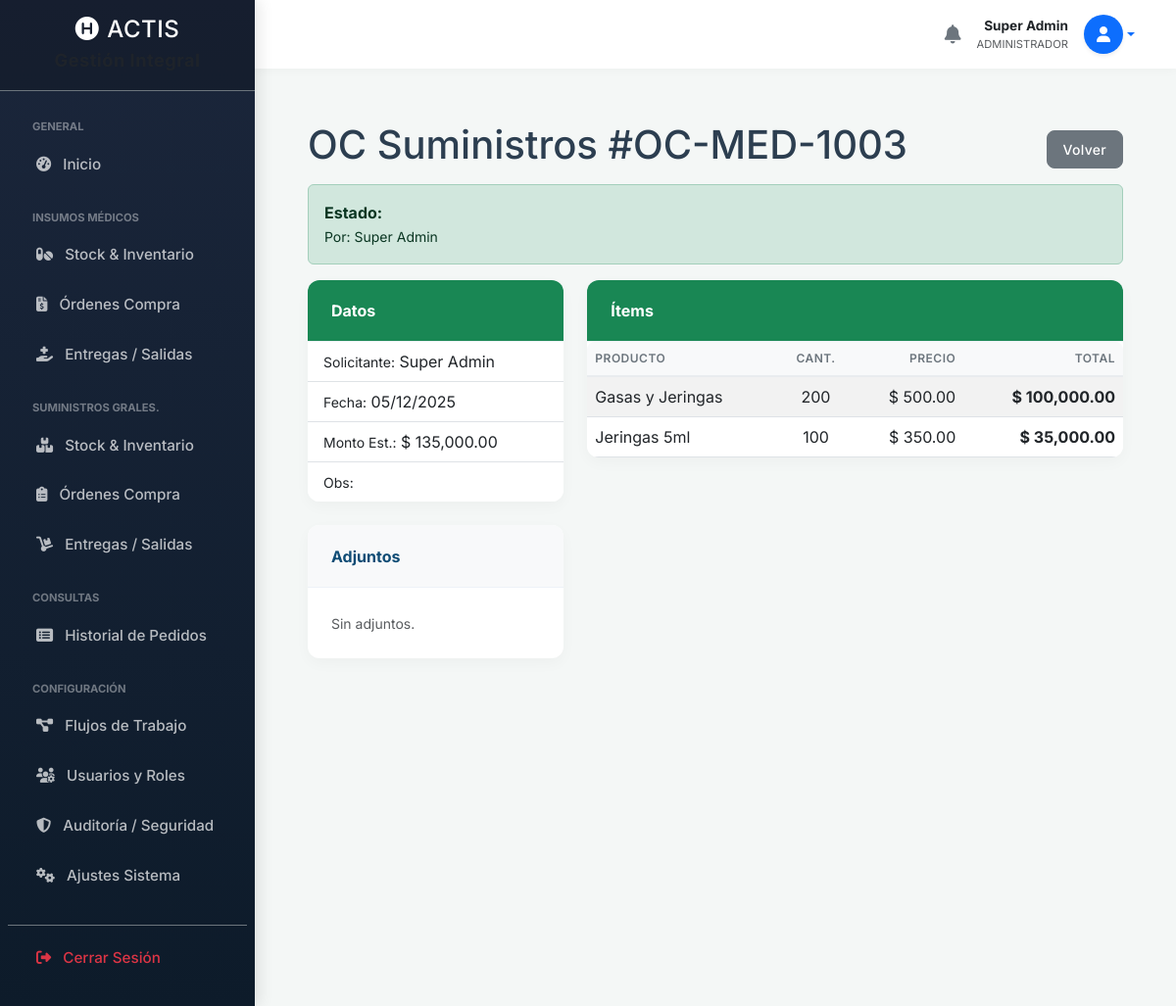
Page /suministros_oc_ver.php?id=3 (signed in) on the committed database.
### tables this page shows
CREATE TABLE `ordenes_compra` (
  `id` int(11) NOT NULL,
  `numero_oc` varchar(50) NOT NULL,
  `servicio_destino` varchar(100) DEFAULT NULL,
  `tipo_origen` enum('insumos','suministros') NOT NULL,
  `id_usuario_creador` int(11) NOT NULL,
  `estado` enum('PENDIENTE','APROBADO','PARCIAL','COMPLETADO') DEFAULT NULL,
  `fecha_creacion` timestamp NULL DEFAULT current_timestamp(),
  `fecha_aprobacion` datetime DEFAULT NULL,
  `id_usuario_aprobador` int(11) DEFAULT NULL,
  `observaciones` text DEFAULT NULL
);

CREATE TABLE `usuarios` (
  `id` int(11) NOT NULL,
  `nombre_completo` varchar(100) NOT NULL,
  `email` varchar(100) NOT NULL,
  `destino` varchar(100) DEFAULT NULL,
  `servicio` varchar(100) DEFAULT NULL,
  `grado_militar` varchar(100) DEFAULT NULL,
  `rol_en_servicio` varchar(50) DEFAULT NULL,
  `telefono` varchar(50) DEFAULT NULL,
  `numero_interno` varchar(20) DEFAULT NULL,
  `password` varchar(255) NOT NULL,
  `firma_digital` varchar(255) DEFAULT NULL,
  `activo` tinyint(1) DEFAULT 1,
  `validado_por_admin` tinyint(1) DEFAULT 0,
  `created_at` timestamp NULL DEFAULT current_timestamp()
);

CREATE TABLE `ordenes_compra_items` (
  `id` int(11) NOT NULL,
  `id_oc` int(11) NOT NULL,
  `descripcion_producto` varchar(200) NOT NULL,
  `cantidad_solicitada` int(11) NOT NULL,
  `cantidad_recibida` int(11) DEFAULT 0,
  `precio_estimado` decimal(10,2) DEFAULT NULL,
  `id_insumo_asociado` int(11) DEFAULT NULL,
  `id_suministro_asociado` int(11) DEFAULT NULL
);

### suministros_oc_ver.php (the view, shortened to what this page needs)
<?php
require 'db.php';
$id_oc = $_GET['id'];
include 'includes/header.php';
include 'includes/sidebar.php';
include 'includes/navbar.php';
$stmt = $pdo->prepare("SELECT oc.*, u_creador.nombre_completo as creador, u_aprob.nombre_completo as aprobador FROM ordenes_compra oc JOIN usuarios u_creador ON oc.id_usuario_creador = u_creador.id LEFT JOIN usuarios u_aprob ON oc.id_usuario_aprobador = u_aprob.id WHERE oc.id = :id");
$stmt->execute(['id' => $id_oc]);
$orden = $stmt->fetch();
$stmtItems = $pdo->prepare("SELECT * FROM ordenes_compra_items WHERE id_oc = :id");
$stmtItems->execute(['id' => $id_oc]);
$items = $stmtItems->fetchAll();
$stmtAdj = $pdo->prepare("SELECT * FROM adjuntos WHERE entidad_tipo = 'orden_compra' AND id_entidad = :id");
$stmtAdj->execute(['id' => $id_oc]);
$adjuntos = $stmtAdj->fetchAll();
$total_estimado = 0;
foreach($items as $i) $total_estimado += ($i['cantidad_solicitada'] * $i['precio_estimado']);
?>
<div class="container-fluid px-4">
    <div class="d-flex justify-content-between align-items-center mt-4 mb-2">
        <h1>OC Suministros #<?php echo htmlspecialchars($orden['numero_oc']); ?></h1>
        <a href="suministros_compras.php" class="btn btn-secondary btn-sm">Volver</a>
    </div>
    <div class="alert <?php echo ($orden['estado'] == 'pendiente_logistica') ? 'alert-warning' : (($orden['estado'] == 'rechazada') ? 'alert-danger' : 'alert-success'); ?> d-flex justify-content-between align-items-center flex-wrap">
        <div>
            <strong>Estado:</strong> <?php echo strtoupper(str_replace('_', ' ', $orden['estado'])); ?>
            <?php if($orden['aprobador']): ?><br><small>Por: <?php echo htmlspecialchars($orden['aprobador']); ?></small><?php endif; ?>
        </div>
    </div>
    <div class="row">
        <div class="col-lg-4">
            <div class="card mb-4 border-success">
                <div class="card-header bg-success text-white">Datos</div>
                <ul class="list-group list-group-flush">
                    <li class="list-group-item"><small>Solicitante:</small> <?php echo htmlspecialchars($orden['creador']); ?></li>
                    <li class="list-group-item"><small>Fecha:</small> <?php echo date('d/m/Y', strtotime($orden['fecha_creacion'])); ?></li>
                    <li class="list-group-item"><small>Monto Est.:</small> $ <?php echo number_format($total_estimado, 2); ?></li>
                    <li class="list-group-item"><small>Obs:</small> <?php echo nl2br(htmlspecialchars($orden['observaciones'] ?? '')); ?></li>
                </ul>
            </div>
            <div class="card mb-4">
                <div class="card-header bg-light">Adjuntos</div>
                <div class="card-body">
                    <?php if (count($adjuntos) > 0): ?>
                        <?php foreach ($adjuntos as $adj): ?>
                            <div class="mb-1"><a href="<?php echo $adj['ruta_archivo']; ?>" target="_blank"><i class="fas fa-paperclip me-1"></i> <?php echo $adj['nombre_original']; ?></a></div>
                        <?php endforeach; ?>
                    <?php else: ?>
                        <span class="text-muted small">Sin adjuntos.</span>
                    <?php endif; ?>
                </div>
            </div>
        </div>
        <div class="col-lg-8">
            <div class="card mb-4 border-success">
                <div class="card-header bg-success text-white">Ítems</div>
                <div class="table-responsive">
                    <table class="table table-striped mb-0">
                        <thead><tr><th>Producto</th><th class="text-center">Cant.</th><th class="text-end">Precio</th><th class="text-end">Total</th></tr></thead>
                        <tbody>
                            <?php foreach ($items as $item): ?>
                                <tr>
                                    <td><?php echo htmlspecialchars($item['descripcion_producto']); ?></td>
                                    <td class="text-center"><?php echo $item['cantidad_solicitada']; ?></td>
                                    <td class="text-end">$ <?php echo number_format($item['precio_estimado'], 2); ?></td>
                                    <td class="text-end fw-bold">$ <?php echo number_format($item['cantidad_solicitada'] * $item['precio_estimado'], 2); ?></td>
                                </tr>
                            <?php endforeach; ?>
                        </tbody>
                    </table>
                </div>
            </div>
        </div>
    </div>
</div>
<?php include 'includes/footer.php'; ?>

### header.php (style rules this page uses)
:root { --primary-color: #0f4c75; --secondary-color: #3282b8; --accent-color: #bbe1fa; --bg-color: #f4f7f6; --text-color: #2c3e50; --sidebar-width: 260px; }
body { background-color: var(--bg-color); font-family: 'Inter', sans-serif; color: var(--text-color); overflow-x: hidden; }
.card { border: none; border-radius: 12px; box-shadow: 0 5px 15px rgba(0,0,0,0.03); transition: transform 0.2s; background: #fff; margin-bottom: 1.5rem; overflow: hidden; }
.card-header { background-color: #fff; border-bottom: 1px solid #edf2f7; padding: 1.2rem 1.5rem; font-weight: 700; color: var(--primary-color); display: flex; align-items: center; justify-content: space-between; }
.card-body { padding: 1.5rem; }
.table-responsive { border-radius: 8px; }
.table thead th { background-color: #f8f9fa; color: #6c757d; font-weight: 600; text-transform: uppercase; font-size: 0.75rem; letter-spacing: 0.5px; border-bottom: 2px solid #e9ecef; white-space: nowrap; }
.table td { vertical-align: middle; }
.btn { border-radius: 8px; font-weight: 500; letter-spacing: 0.3px; padding: 0.5rem 1rem; }

### rows in the picture
ordenes_compra: numero_oc "OC-MED-1003", id_usuario_creador.nombre_completo "Super Admin", fecha_creacion "05/12/2025"
ordenes_compra_items: descripcion_producto "Gasas y Jeringas", cantidad_solicitada "200", precio_estimado "500.00", $item['cantidad_solicitada'] * $item['precio_estimado'] "100,000.00"
ordenes_compra_items: descripcion_producto "Jeringas 5ml", cantidad_solicitada "100", precio_estimado "350.00", $item['cantidad_solicitada'] * $item['precio_estimado'] "35,000.00"

### other values in the picture
$nombre_usuario_global "Super Admin"
$rol_principal_global "ADMINISTRADOR"
$total_estimado "135,000.00"
